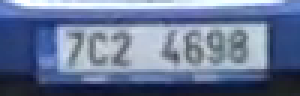
#> input picture testReadImage/2_12.png, 100 x 32 px, given in place of 1_1.png, which was not available (shown 3 times larger)
$ jupyter execute image.ipynb
#> lines starting #> are read from the running program, lines starting #| are printed output that depends on the picture; pictures that were not available may be replaced by others from this repository, and a replacement may not be noted
[cell 1]
import numpy as np
import matplotlib.pyplot as plt # plt 顯示圖
import matplotlib.image as mpimg # mpimg 讀圖
import cv2

[cell 2]
img = cv2.imread("1_1.png")
#> img is the input picture: shape (32, 100, 3); mean B, G, R 150.9, 119.2, 104.2
print(img.shape)
#| (32, 100, 3)
img2 = cv2.imread("2_12.png")
print(img2.shape)
#| (32, 100, 3)
img3 = cv2.imread("3_1.png")
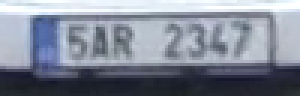
#> input picture testReadImage/3_1.png, 100 x 32 px (shown 3 times larger)
#> img3 is the input picture: shape (32, 100, 3); mean B, G, R 150.5, 136.2, 129.3
print(img3.shape)
#| (32, 100, 3)
img4 = cv2.imread("5_5.png")
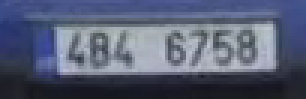
#> input picture testReadImage/5_5.png, 102 x 33 px (shown 3 times larger)
#> img4 is the input picture: shape (33, 102, 3); mean B, G, R 116.2, 93.6, 86.2
print(img4.shape)
#| (33, 102, 3)
img5 = cv2.imread("10_1.png")
print(img5.shape)
#| (32, 100, 3)

img4r = cv2.resize(img4, (100, 32)) #cv2.resize(src, dsize[, dst[, fx[, fy[, interpolation]]]]) → dst
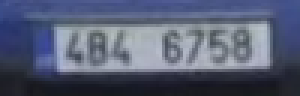
#> img4r: shape (32, 100, 3) (shown 3 times larger); mean B, G, R 116.1, 93.5, 86.1
img4d = cv2.resize(img4r, (50, 16))
img5r = cv2.resize(img5, (100, 32))

[cell 3]
#https://www.cnblogs.com/yinxiangnan-charles/p/5928689.html
plt.imshow(img) # 顯示圖片
plt.show()
plt.imshow(img2)
plt.show()
plt.imshow(img3)
plt.show()
plt.imshow(img4)
plt.show()
plt.imshow(img4r)
plt.show()
plt.imshow(img4d)
plt.show()
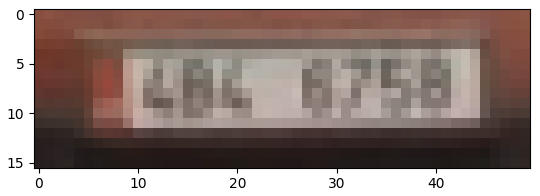
#> figure drawn by matplotlib, 1 panel
plt.imshow(img5)
plt.show()
plt.imshow(img5r)
plt.show()
#plt.axis('off') # 不顯示座標
